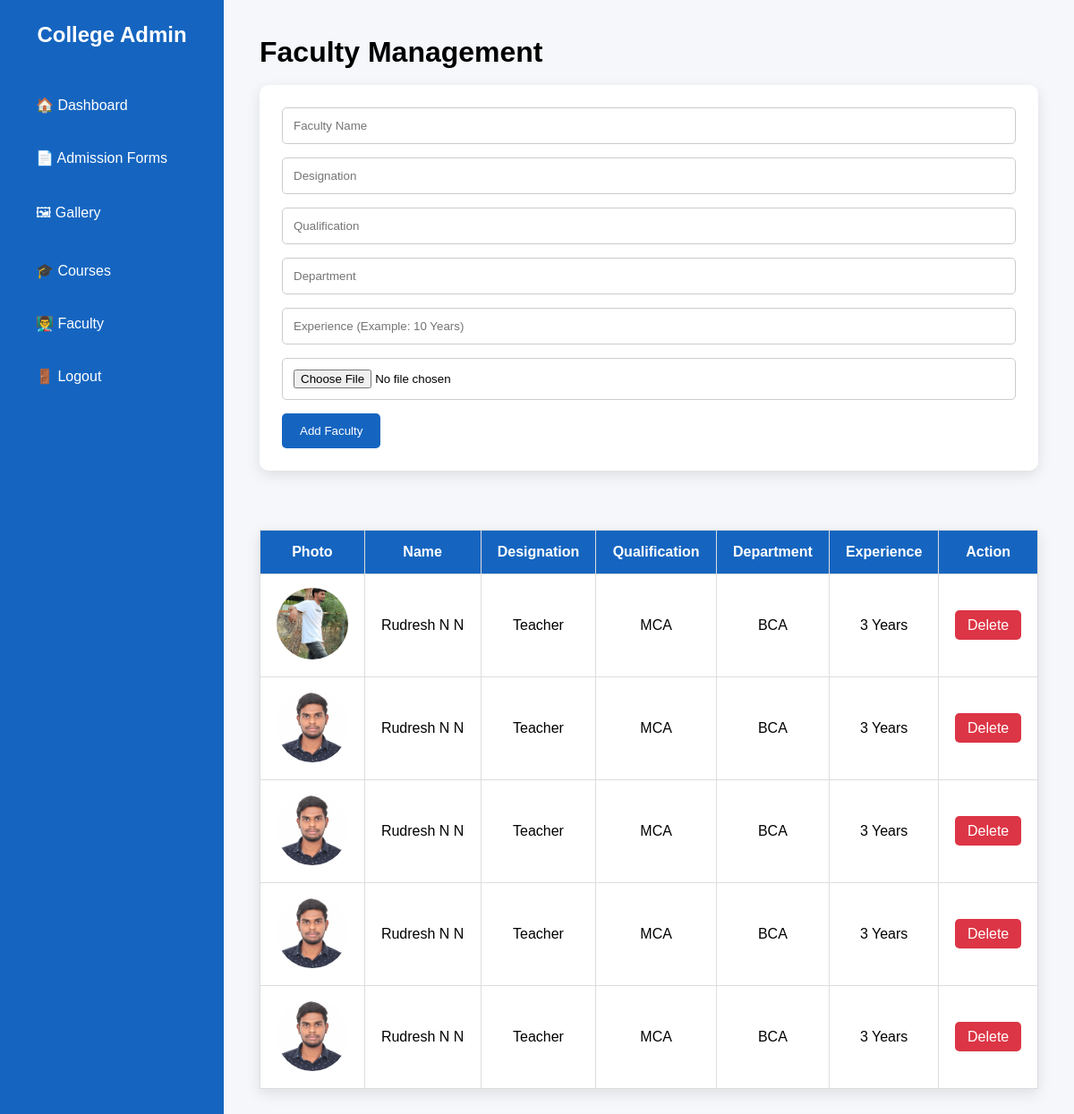
Screenshot of /admin/faculty (signed in) with the database file from the repository.
### models.py (models this page shows)
class Faculty(db.Model):
    __tablename__ = "faculty"
    id = db.Column(db.Integer, primary_key=True)
    name = db.Column(db.String(100), nullable=False)
    designation = db.Column(db.String(100), nullable=False)
    qualification = db.Column(db.String(100), nullable=False)
    department = db.Column(db.String(100), nullable=False)
    experience = db.Column(db.String(50), nullable=False)
    image_path = db.Column(db.String(255), nullable=False)

### app.py (the view, shortened to what this page needs)
@app.route("/admin/faculty", methods=["GET", "POST"])
def admin_faculty():
    if "admin" not in session:
        return redirect("/admin/login")
    faculty_list = Faculty.query.order_by(Faculty.id.desc()).all()
    return render_template(
        "admin_faculty.html",
        faculty_list=faculty_list
    )

### templates/admin_faculty.html (shortened to what this page needs)
{% extends "admin_base.html" %}
{% block content %}
<div class="dashboard">
    <aside class="sidebar">
        <h2>College Admin</h2>
        <a href="/admin/dashboard">🏠 Dashboard</a>
        <a href="/admin/forms">📄 Admission Forms</a>
        <a href="/admin/gallery">🖼 Gallery</a>
        <a href="/admin/courses">🎓 Courses</a>
        <a href="/admin/faculty">👨‍🏫 Faculty</a>
        <a href="/admin/logout">🚪 Logout</a>
    </aside>
    <main class="content">
        <h1>Faculty Management</h1>
        <br>
        <form method="POST" enctype="multipart/form-data" class="course-form">
            <input
                type="text"
                name="name"
                placeholder="Faculty Name"
                required>
            <input
                type="text"
                name="designation"
                placeholder="Designation"
                required>
            <input
                type="text"
                name="qualification"
                placeholder="Qualification"
                required>
            <input
                type="text"
                name="department"
                placeholder="Department"
                required>
            <input
                type="text"
                name="experience"
                placeholder="Experience (Example: 10 Years)"
                required>
            <input
                type="file"
                name="image"
                accept="image/*"
                required>
            <button type="submit">
                Add Faculty
            </button>
        </form>
        <br><br>
        <table class="table">
            <tr>
                <th>Photo</th>
                <th>Name</th>
                <th>Designation</th>
                <th>Qualification</th>
                <th>Department</th>
                <th>Experience</th>
                <th>Action</th>
            </tr>
            {% for faculty in faculty_list %}
            <tr>
                <td>
                    <img
                        src="{{ url_for('static', filename=faculty.image_path) }}"
                        width="80"
                        height="80"
                        style="object-fit:cover;border-radius:50%;">
                </td>
                <td>{{ faculty.name }}</td>
                <td>{{ faculty.designation }}</td>
                <td>{{ faculty.qualification }}</td>
                <td>{{ faculty.department }}</td>
                <td>{{ faculty.experience }}</td>
                <td>
                    <a
                        class="delete-btn"
                        href="/admin/faculty/delete/{{ faculty.id }}"
                        onclick="return confirm('Delete this faculty member?')">
                        Delete
                    </a>
                </td>
            </tr>
            {% endfor %}
        </table>
    </main>
</div>
{% endblock %}

### static/css/admin.css (style rules this page uses)
* { margin:0; padding:0; box-sizing:border-box; font-family:Arial, Helvetica, sans-serif; }
body { background:#f1f5f9; }
.dashboard { display:flex; min-height:100vh; }
.sidebar { width:250px; background:#1565c0; color:white; padding:25px; }
.sidebar h2 { margin-bottom:40px; text-align:center; }
.sidebar a { display:block; color:white; text-decoration:none; padding:15px; margin-bottom:10px; border-radius:6px; }
.content { flex:1; padding:40px; background:#f5f7fa; }
.table { width:100%; border-collapse:collapse; background:white; margin-top:30px; box-shadow:0 5px 15px rgba(0,0,0,.1); }
.table th, .table td { padding:15px; border:1px solid #ddd; text-align:center; }
.table th { background:#1565c0; color:white; }
.delete-btn { background:#dc3545; color:white; padding:8px 14px; text-decoration:none; border-radius:5px; }
.course-form { background:white; padding:25px; border-radius:10px; box-shadow:0 5px 15px rgba(0,0,0,.1); }
.course-form input, .course-form textarea { width:100%; padding:12px; margin-bottom:15px; border:1px solid #ccc; border-radius:5px; }
.course-form button { padding:12px 20px; background:#1565c0; color:white; border:none; border-radius:5px; cursor:pointer; }

### rows the page displays
Faculty: image_path (picture), name "Rudresh N N", designation "Teacher", qualification "MCA", department "BCA", experience "3 Years"
Faculty: image_path (picture), name "Rudresh N N", designation "Teacher", qualification "MCA", department "BCA", experience "3 Years"
Faculty: image_path (picture), name "Rudresh N N", designation "Teacher", qualification "MCA", department "BCA", experience "3 Years"
Faculty: image_path (picture), name "Rudresh N N", designation "Teacher", qualification "MCA", department "BCA", experience "3 Years"
Faculty: image_path (picture), name "Rudresh N N", designation "Teacher", qualification "MCA", department "BCA", experience "3 Years"
